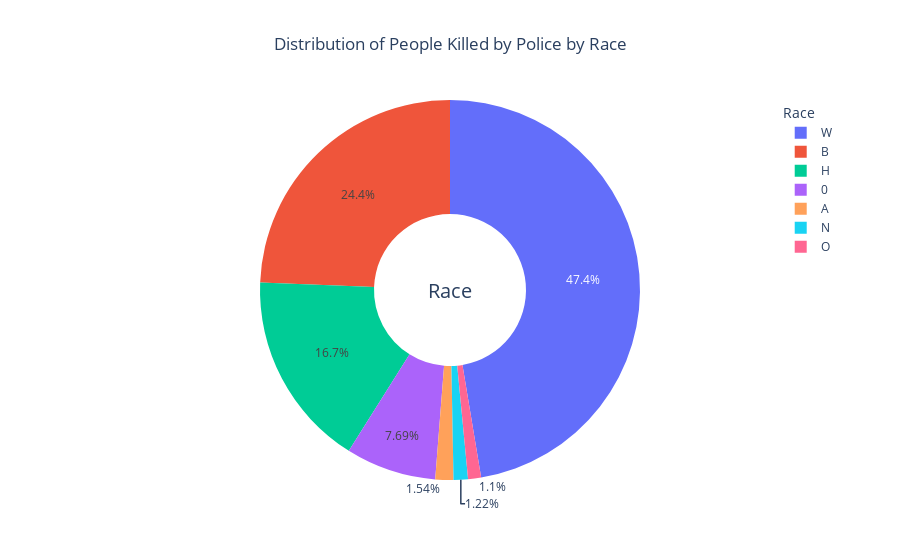

This figure's notebook cell:
### Code cell
import plotly.express as px

fig = px.pie(
    race_counts,
    names='race',
    values='count',
    hole=0.4,
    title='Distribution of Fatal Police Shootings by Race'
)

fig.update_layout(
    showlegend=True,
    legend_title='Race',
    title={'text': 'Distribution of People Killed by Police by Race', 'x':0.5},
    annotations=[dict(text='Race', x=0.5, y=0.5, font_size=20, showarrow=False)]
)

fig.show()

### Figure 1 — Plotly figure (JSON) as saved in the notebook; plotly's stock layout.template omitted (floating-point values rounded to 4 significant figures)
{"data": [{"domain": {"x": [0, 1], "y": [0, 1]}, "hole": 0.4, "hovertemplate": "race=%{label}<br>count=%{value}<extra></extra>", "labels": ["W", "B", "H", 0, "A", "N", "O"], "legendgroup": "", "name": "", "showlegend": true, "type": "pie", "values": [1201, 618, 423, 195, 39, 31, 28]}], "layout": {"annotations": [{"font": {"size": 20}, "showarrow": false, "text": "Race", "x": 0.5, "y": 0.5}], "legend": {"title": {"text": "Race"}, "tracegroupgap": 0}, "showlegend": true, "title": {"text": "Distribution of People Killed by Police by Race", "x": 0.5}}}
